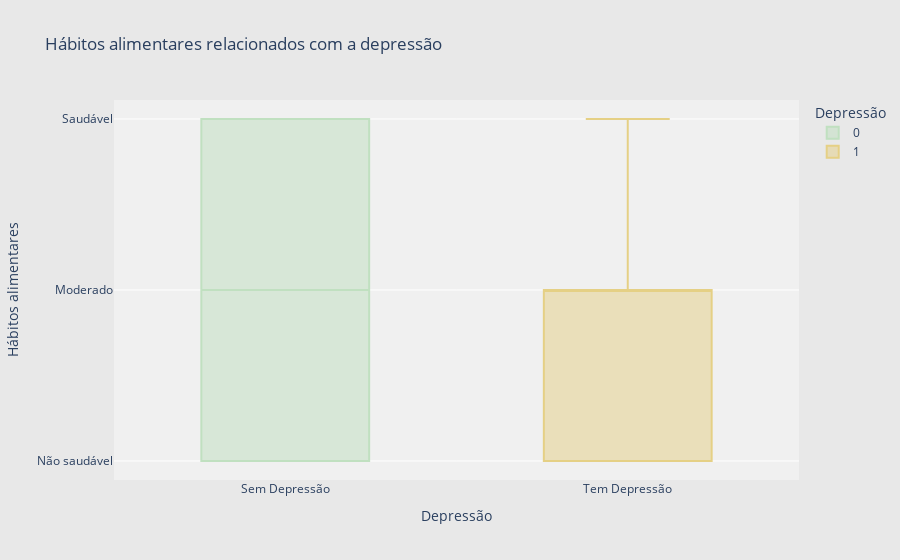

Notebook cell for this chart:
### Code cell
fig = px.box(
    df,
    x="Depression",
    y="Dietary Habits",
    color="Depression",
    title="Hábitos alimentares relacionados com a depressão",
    color_discrete_map={
        0: "#C0E0C0", 
        1: "#E5D085"   
    }
)
fig.update_layout(
    legend=dict(
        title="Depressão",
        itemsizing="constant",
        traceorder="normal",
    ),
    xaxis=dict(
        title="Depressão",
        tickvals=[0, 1],
        ticktext=["Sem Depressão", "Tem Depressão"]
    ),
    yaxis=dict(
        title="Hábitos alimentares",
        tickmode="array",
        tickvals=[1, 2, 3],
        ticktext=["Não saudável", "Moderado", "Saudável"]
    ),
    plot_bgcolor="#F0F0F0",  
    paper_bgcolor="#E8E8E8"  
)

fig.show()

### Figure 1 — Plotly figure (JSON) as saved in the notebook; plotly's stock layout.template omitted (floating-point values rounded to 4 significant figures; data arrays with more than 128 entries replaced by an {"elided": "..."} marker saying what was removed)
{"data": [{"alignmentgroup": "True", "hovertemplate": "Depression=%{x}<br>Dietary Habits=%{y}<extra></extra>", "legendgroup": "0", "marker": {"color": "#C0E0C0"}, "name": "0", "notched": false, "offsetgroup": "0", "orientation": "v", "showlegend": true, "type": "box", "x": {"elided": "2101 int values"}, "x0": " ", "xaxis": "x", "y": {"elided": "2101 int values"}, "y0": " ", "yaxis": "y"}, {"alignmentgroup": "True", "hovertemplate": "Depression=%{x}<br>Dietary Habits=%{y}<extra></extra>", "legendgroup": "1", "marker": {"color": "#E5D085"}, "name": "1", "notched": false, "offsetgroup": "1", "orientation": "v", "showlegend": true, "type": "box", "x": {"elided": "455 int values"}, "x0": " ", "xaxis": "x", "y": {"elided": "455 int values"}, "y0": " ", "yaxis": "y"}], "layout": {"boxmode": "overlay", "legend": {"itemsizing": "constant", "title": {"text": "Depressão"}, "tracegroupgap": 0, "traceorder": "normal"}, "paper_bgcolor": "#E8E8E8", "plot_bgcolor": "#F0F0F0", "title": {"text": "Hábitos alimentares relacionados com a depressão"}, "xaxis": {"anchor": "y", "categoryarray": [0, 1], "categoryorder": "array", "domain": [0, 1], "ticktext": ["Sem Depressão", "Tem Depressão"], "tickvals": [0, 1], "title": {"text": "Depressão"}}, "yaxis": {"anchor": "x", "domain": [0, 1], "tickmode": "array", "ticktext": ["Não saudável", "Moderado", "Saudável"], "tickvals": [1, 2, 3], "title": {"text": "Hábitos alimentares"}}}}
